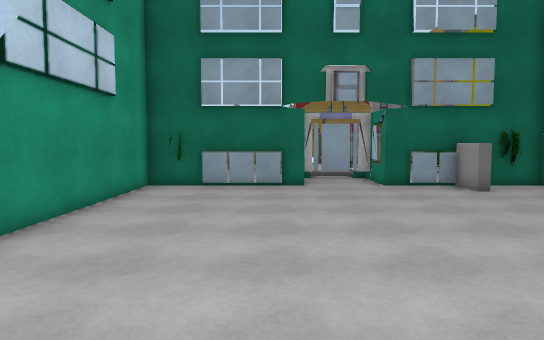
[1] (above)

23 first-person views from a walk through a Unity game level. The camera is 1.5 m above the floor, tilts 4° down and sees 70° across. The floor is counted in squares, 1 m on a side. Each view is taken from the middle of a square. On the plan, view 1 faces up. The plan holds only what a view shows up to about 17 squares ahead; the rest is blank. The place goes on beyond the plan. The player character is not drawn. Some animated figures are not drawn. Some surface patterns are stand-ins.

[2]
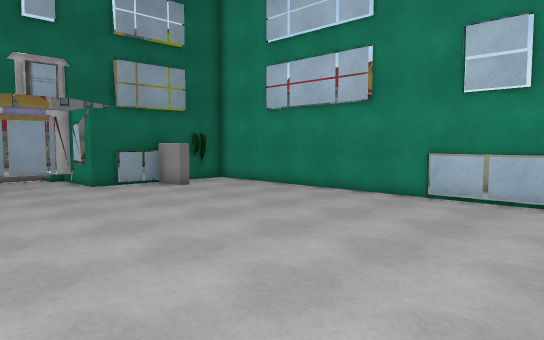

[3]
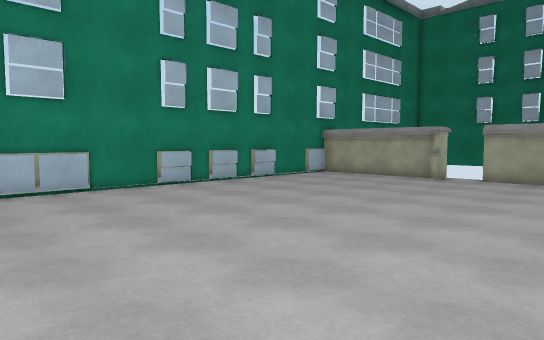

[4]
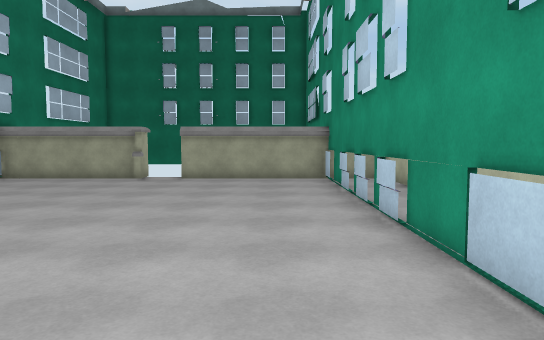

[5]
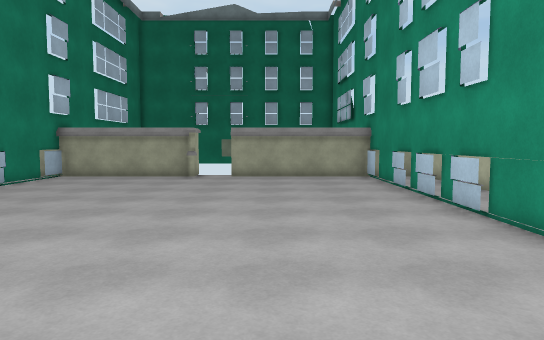

[6]
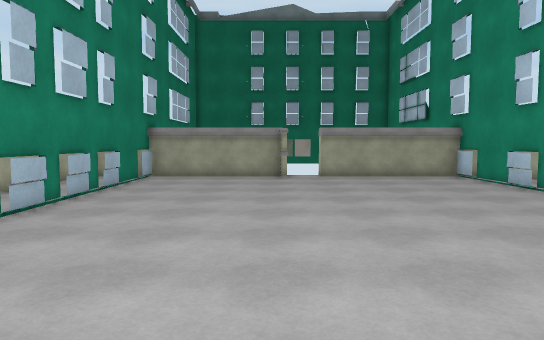

[7]
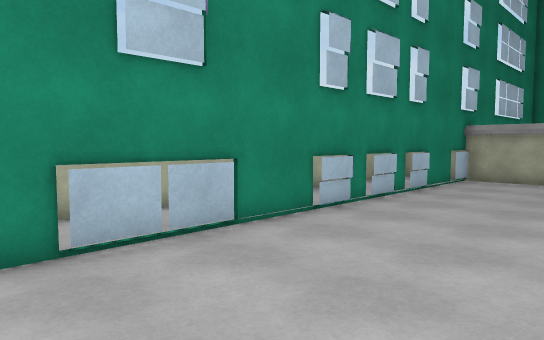

[8]
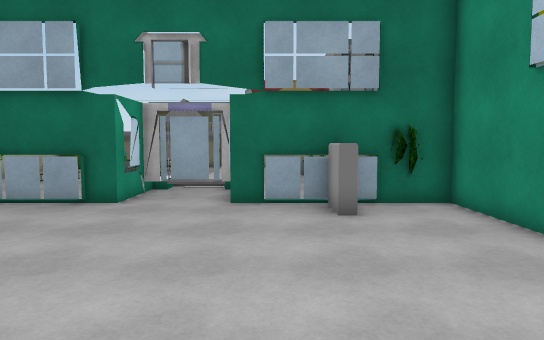

[9]
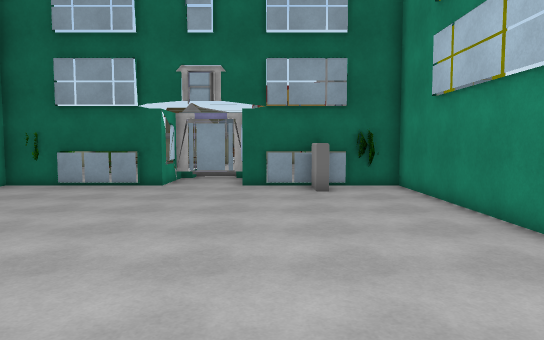

[10]
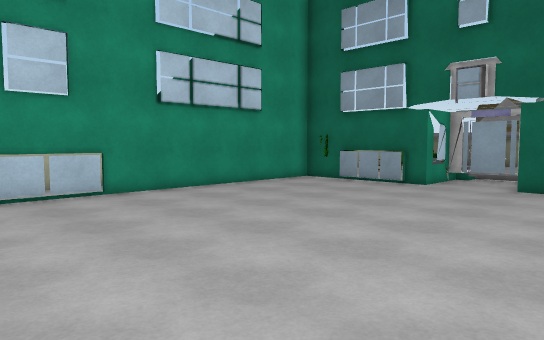

[11]
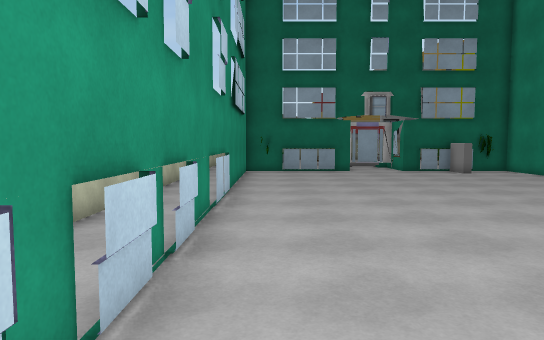

[12]
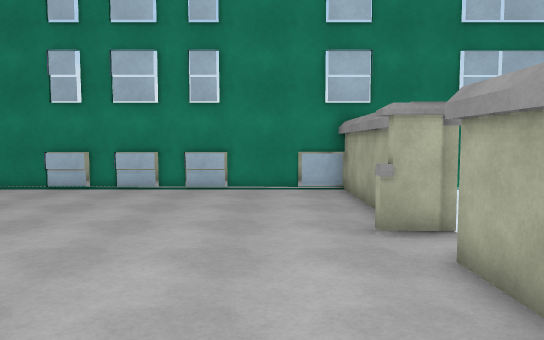

[13]
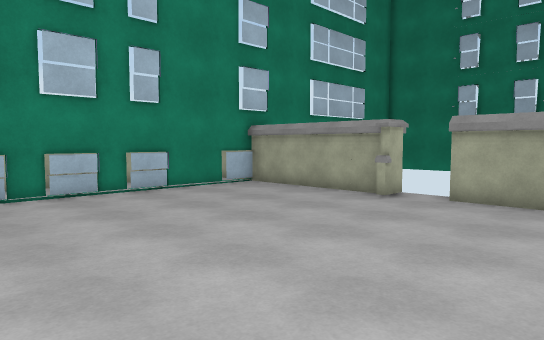

[14]
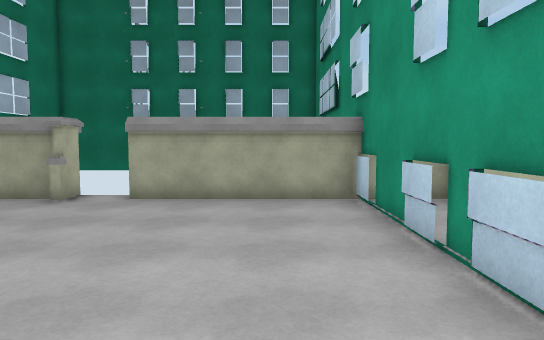

[15]
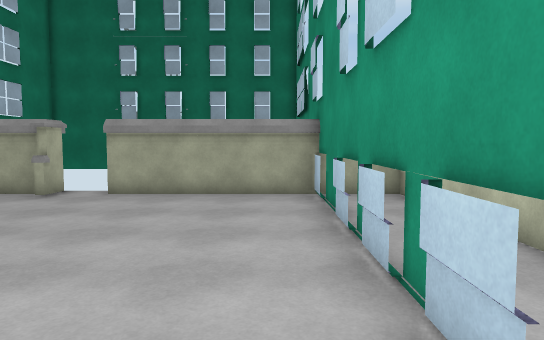

[16]
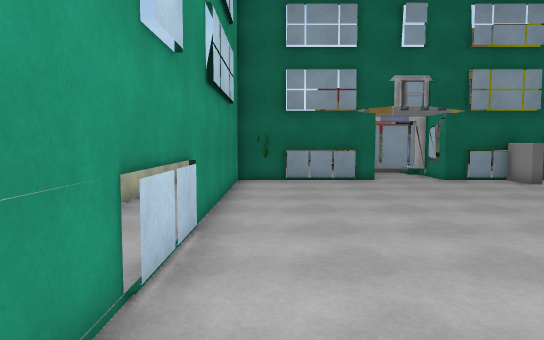

[17]
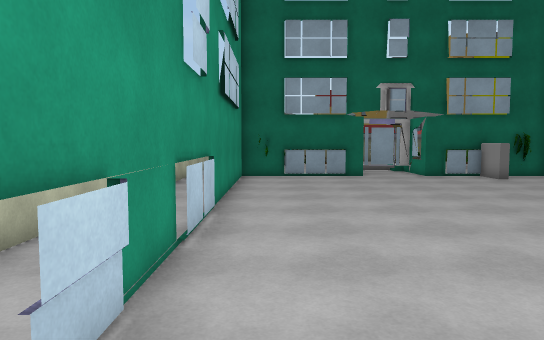

[18]
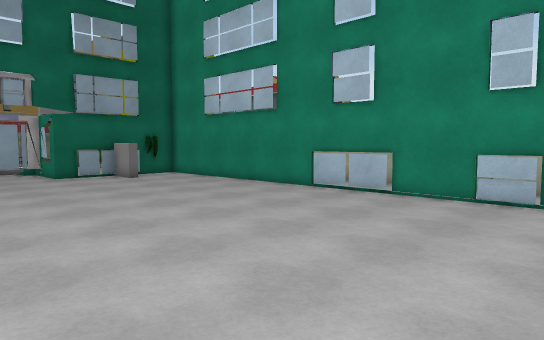

[19]
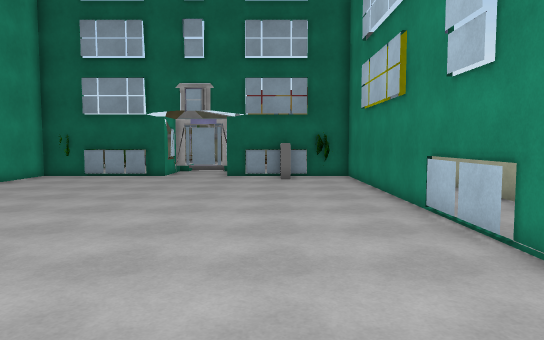

[20]
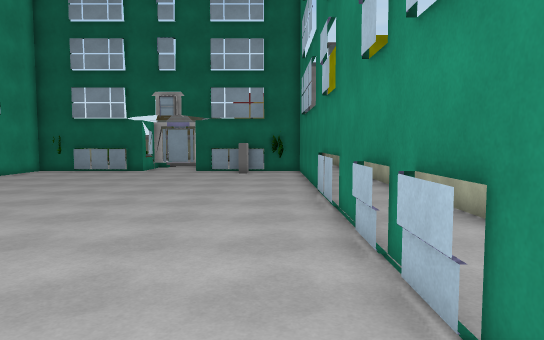

[21]
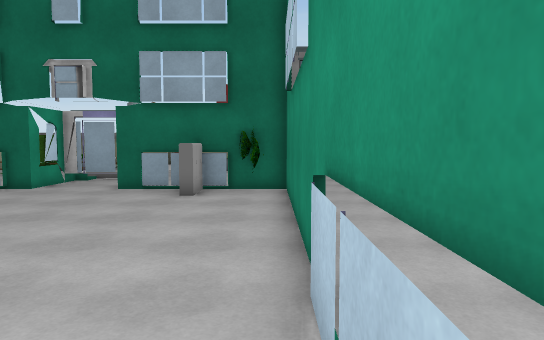

[22]
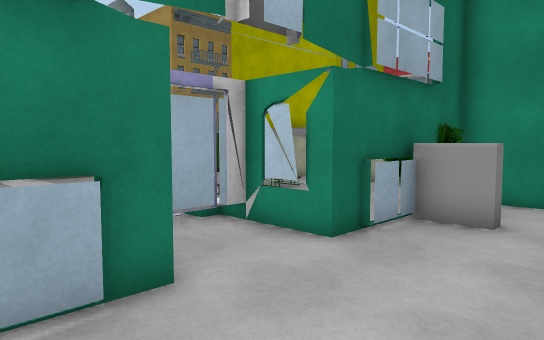

[23]
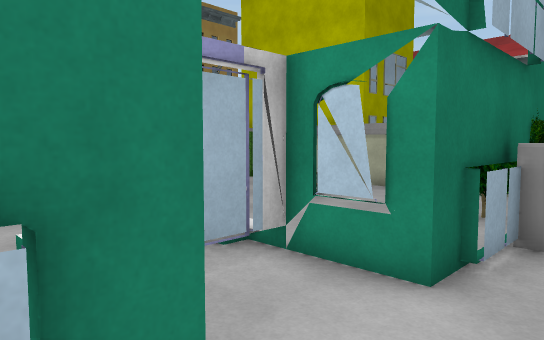

### Floor plan
Key: @ floor where view 1 was taken; # wall or solid block; . main floor; : floor 0.25 m higher than the main floor; B bush; O other object.
Columns run from 7 left of view 1 to 12 right of it. Each row starts with its distance up from view 1.
 18                    #
 17          ::    ....#
 16         ####.  ....
 15 #  OO.. #..#...B ..
 14 #  OO####..####BB..
 13 # #...........OB.#.
 12 # #...........#..#.
 11 #.#..............#.#
 10 #.#..............#.#
  9 #.#..............#.#
  8 #.#..............#.#
  7 #.#..............#.#
  6 #.#..............#.#
  5 #.#..............#.#
  4 #..#.............#.#
  3 #..#.............#.#
  2 #..#.............#.#
  1 #.#..............#.#
  0 #.#....@.........#.#
 -1 #..#.............#.#
 -2 #..#.............#.#
 -3 #..#.............#.#
 -4 #..#.............#.#
 -5 #.#..............#.#
 -6 #..#.............#.#
 -7 #.#..............#.#
 -8 #.#..............#.#
 -9 #..#.............#.#
-10 ####......#......###
-11    ###############

Where each view was taken, in squares from view 1:
view 1: 0 up, 0 right, facing up
view 2: 0 up, 1 left, facing up-right
view 3: 6 up, 3 left, facing down-right
view 4: 6 up, 2 left, facing down
view 5: 7 up, 0 right, facing down
view 6: 7 up, 4 right, facing down
view 7: 6 up, 4 right, facing down-right
view 8: 4 up, 5 right, facing up
view 9: 0 up, 5 right, facing up
view 10: 0 up, 7 right, facing up-left
view 11: 7 down, 3 left, facing up
view 12: 8 down, 3 left, facing right
view 13: 0 up, 2 left, facing down-right
view 14: 0 up, 2 left, facing down
view 15: 1 up, 3 left, facing down
view 16: 2 down, 3 left, facing up
view 17: 4 down, 3 left, facing up
view 18: 4 down, 1 left, facing up-right
view 19: 4 down, 6 right, facing up
view 20: 7 down, 8 right, facing up
view 21: 1 up, 9 right, facing up
view 22: 10 up, 1 left, facing up-right
view 23: 12 up, 0 right, facing up-right
